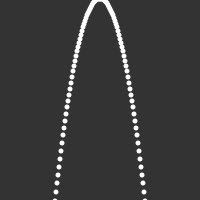
Frame 1 (no input)
Frame 60 (the mouse pressed at the canvas centre just before this capture): identical to frame 1, image omitted
Frame 120 (the mouse held since frame 60 and released just before this capture): identical to frame 1, image omitted

The Processing sketch that drew this single still picture (run headless with seeded random() and noise(); from frame 60 on, the mouse is pressed at the canvas centre):

// Processing sketch: processing_137566
// ── processing_137566.pde

float x = 100; float y = 100; int valor = 100;
void setup()
{
  noStroke();
  size(200,200);
}
void draw() {
  background(51);
  funcionCuadratica();
}
void funcionCuadratica() {
  for(int x = -valor; x < valor; x++){
    y=(x*x)/10;
    fill(255);
    ellipse(x+100, y-1, 5,5);
     }
}
